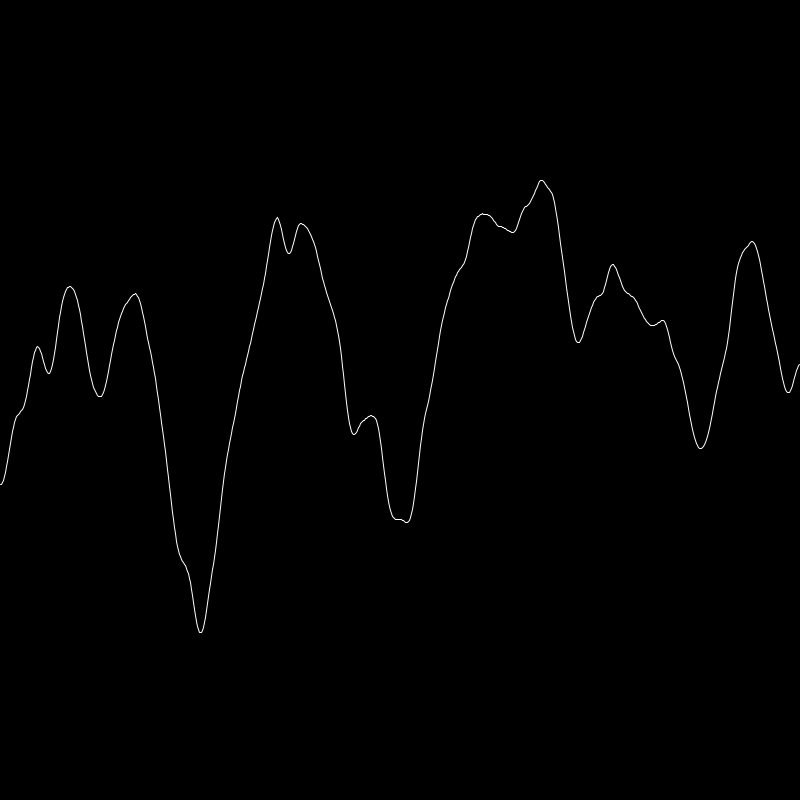
Frame 1 (no input)
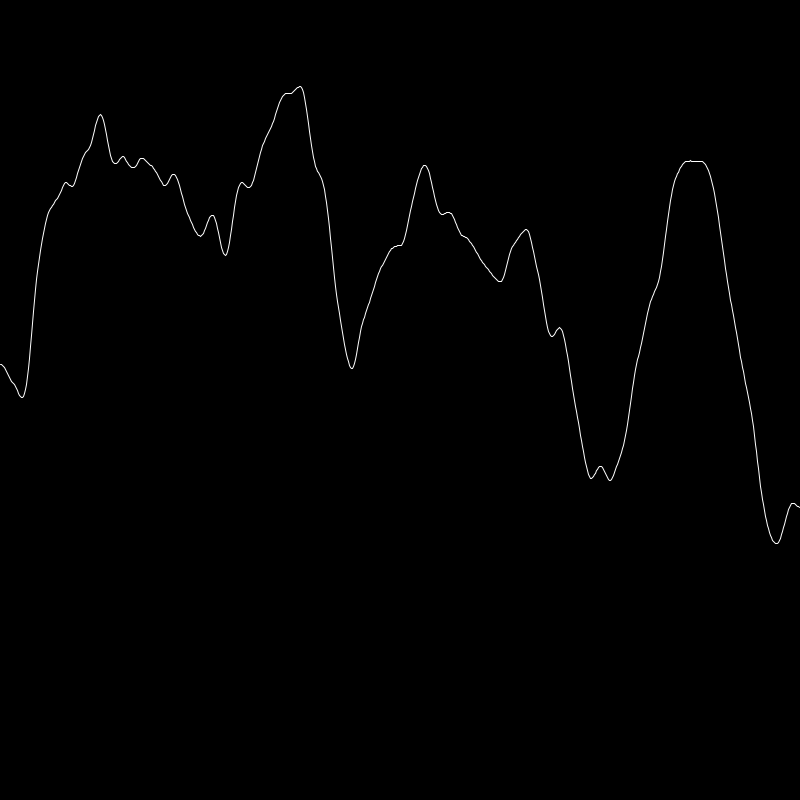
Frame 2 (the mouse pressed at the canvas centre, redrawn once)

The Processing sketch that drew these frames (run headless with seeded random() and noise(); the mouse was pressed at the canvas centre and the sketch redrawn once):

// Processing sketch: build
// ── build.pde
int stageW      = 800;
int stageH      = 800;
color bgC       = #000000;
String dataPATH = "../../data";

// ================================================================

void settings(){ 
	size(stageW, stageH);

}

// ================================================================

void setup() {
	background(bgC);

}

// ================================================================

float xoff1 = 0;
float xoff2 = 10000;

// ================================================================
void draw() {
	background(bgC);
	noFill();
	stroke(255);
	// ================================================================
	beginShape();
	for (int x = 0; x < width; ++x) {
		float y = map(noise(xoff1), 0, 1, 0, height);
		xoff1 += 0.01;	

		vertex(x, y);
	}
	endShape();

	noLoop();

}
